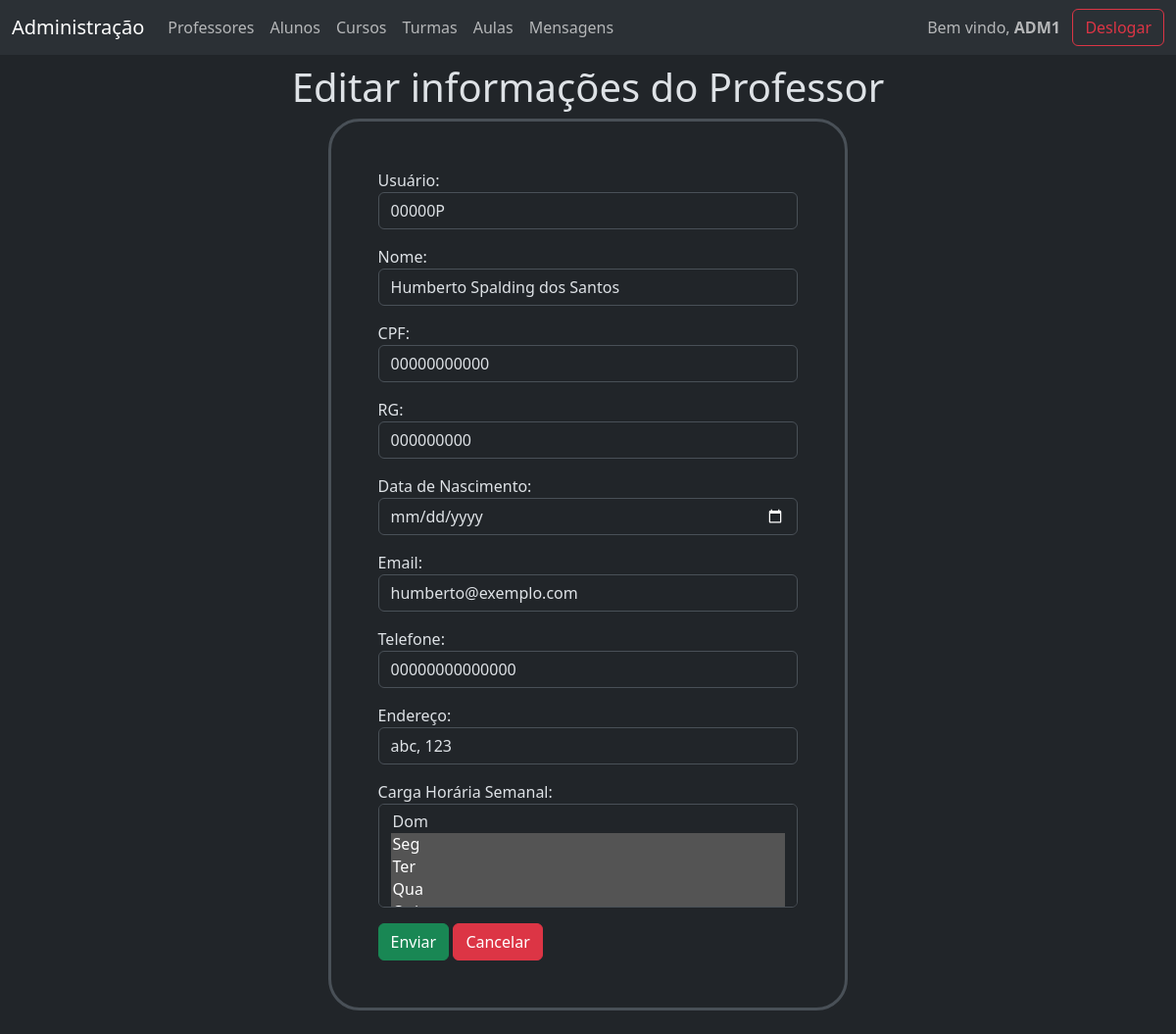
Screenshot of /gerenciamento/editar_informacoes_do_professor/1 (signed in) with the database file from the repository.
### gerenciamento/models.py (models this page shows, shortened)
class Pessoa(models.Model):
    id = models.AutoField(primary_key=True)
    usuario = models.OneToOneField(User, on_delete=models.CASCADE, null=True, blank=True)
    nome = models.CharField(max_length=55)
    cpf = models.CharField(max_length=11, unique=True)
    rg = models.CharField(max_length=9, unique=True)
    data_nascimento = models.DateField()
    email = models.EmailField(max_length=55, unique=True)
    telefone = models.CharField(max_length=14, unique=True)
    endereco = models.CharField(max_length=55)
    class Meta:
        abstract = True

class Professor(Pessoa):
    carga_horaria_semanal = models.ManyToManyField(
        DiaDaSemana,
        through='CargaHorariaProfessor',
        related_name='carga_horaria_professores',
    )
    class Meta:
        verbose_name_plural = 'Professores'
    pass

### gerenciamento/views.py (the view)
# urls.py: path('gerenciamento/editar_informacoes_do_professor/<int:id>', views.editar_informacoes_do_professor, name='edi_inf_pro'),
@user_passes_test(escola)
def editar_informacoes_do_professor(request, id):
    professor = Professor.objects.get(id=id)
    if request.method != 'POST':
        form = ProfessorForm(instance=professor)
    else:
        form = ProfessorForm(request.POST, instance=professor)
        if form.is_valid():
            form.save()
            return redirect(reverse('inf_pro', args=[professor.id]))
    context = {'professor': professor, 'form': form}
    return render(request, 'gerenciamento/professor/editar_informacoes_do_professor.html', context)

### gerenciamento/models.py (called while the page is built)
    def __str__(self):
        return self.dia

### gerenciamento/views.py (called while the page is built)
def escola(user):
    return user.groups.filter(name='Escola').exists()

### templates/gerenciamento/professor/editar_informacoes_do_professor.html (shortened to what this page needs)
{% extends "gerenciamento/base.html" %}
{% block corpo %}
<div class='col-10 mx-auto'>
    <div class='text-center'>
        <h1>Editar informações do Professor</h1>
    </div>
    <div class='col-7 p-5 border border-3 rounded-5 mx-auto'>
        <form action="{% url "edi_inf_pro" professor.id %}" method="post">
            {{ form.as_p }}
            <div class='d-grid gap-2 d-md-block'>
                <input class='btn btn-success' type="submit" value="Enviar">
                <a class='btn btn-danger text' href="{% url "inf_pro" professor.id %}">Cancelar</a>
            </div>
        </form>
    </div>
    <br>
</div>
{% endblock corpo %}

### templates/gerenciamento/base.html (shortened to what this page needs)
{% extends "base.html" %}
{% block base %}
<div>
    <nav class="navbar fixed-top navbar-expand-lg bg-body-tertiary" >
        <div class="container-fluid">
            <a class="navbar-brand" href="{% url "indexescola" %}">Administração</a>
            <div class="collapse navbar-collapse" id="navbarNavDropdown">
                <ul class="navbar-nav me-auto">
                    <li class="nav-item">
                        <a class="nav-link" href="{% url "lis_pros" %}">Professores</a>
                    </li>
                    <li class="nav-item">
                        <a class="nav-link" href="{% url "lis_alus" %}">Alunos</a>
                    </li>
                    <li class="nav-item">
                        <a class="nav-link" href="{% url "lis_curs" %}">Cursos</a>
                    </li>
                    <li class="nav-item">
                        <a class="nav-link" href="{% url "lis_turs" %}">Turmas</a>
                    </li>
                    <li class="nav-item">
                        <a class="nav-link" href="{% url "lis_auls" %}">Aulas</a>
                    </li>
                    <li class="nav-item">
                        <a class="nav-link" href="{% url "msgs" %}">Mensagens</a>
                    </li>
                </ul>
                <span class='navbar-text'>Bem vindo, <strong>{{user.first_name}}</strong></span>
                <a class='btn btn-outline-danger' href="{% url "desl" %}">Deslogar</a>
            </div>
        </div>
    </nav>
</div>
<div class='container'>
    {% block corpo %}{% endblock corpo %}
</div>
{% endblock base %}

### rows the page displays
Professor: usuario "00000P", nome "Humberto Spalding dos Santos", cpf "00000000000", rg "000000000", email "humberto@exemplo.com", telefone "00000000000000", endereco "abc, 123"

### other values shown
{{ user.first_name }} "ADM1"
